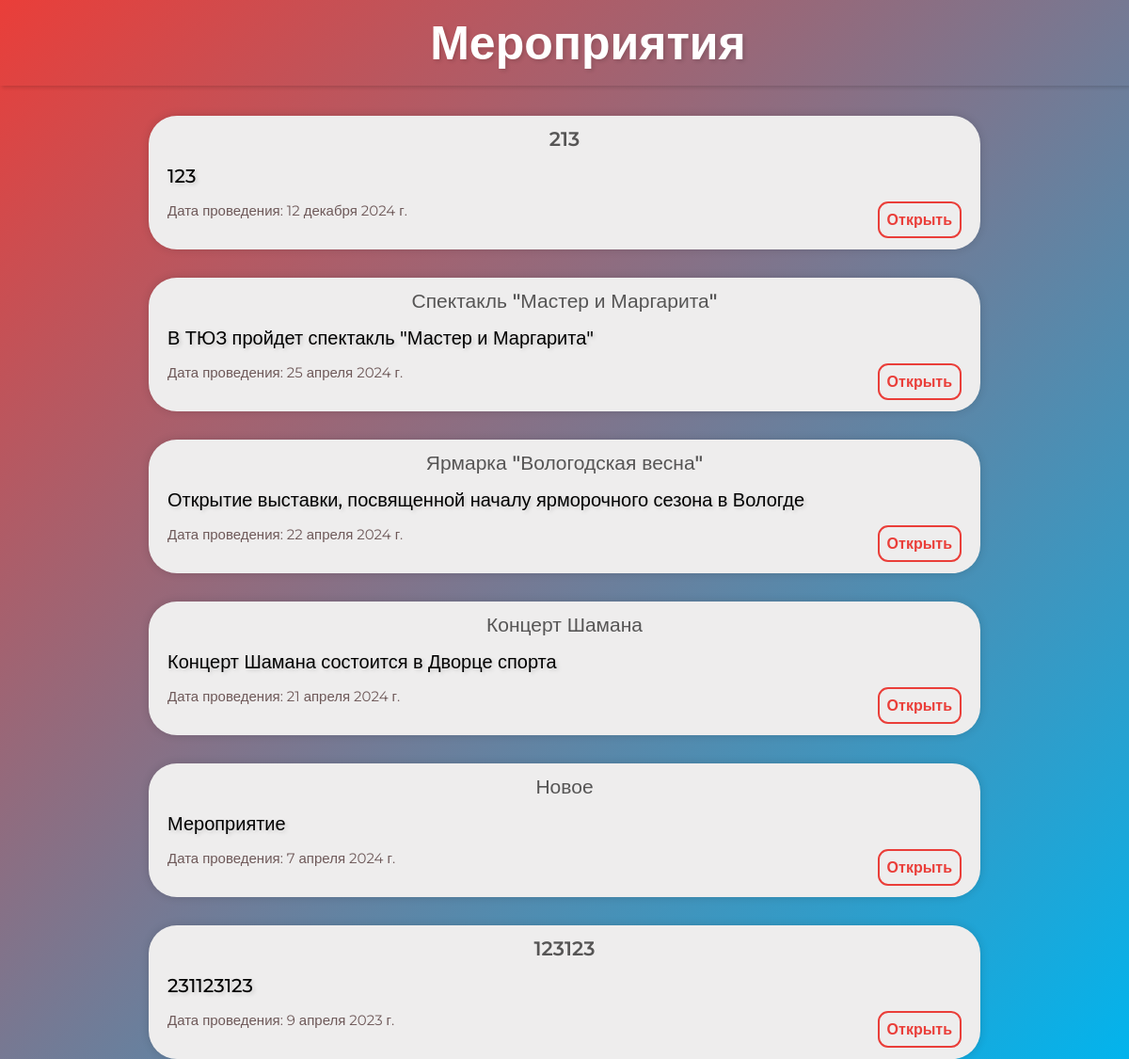
Before: /events (signed in) with the older database file.
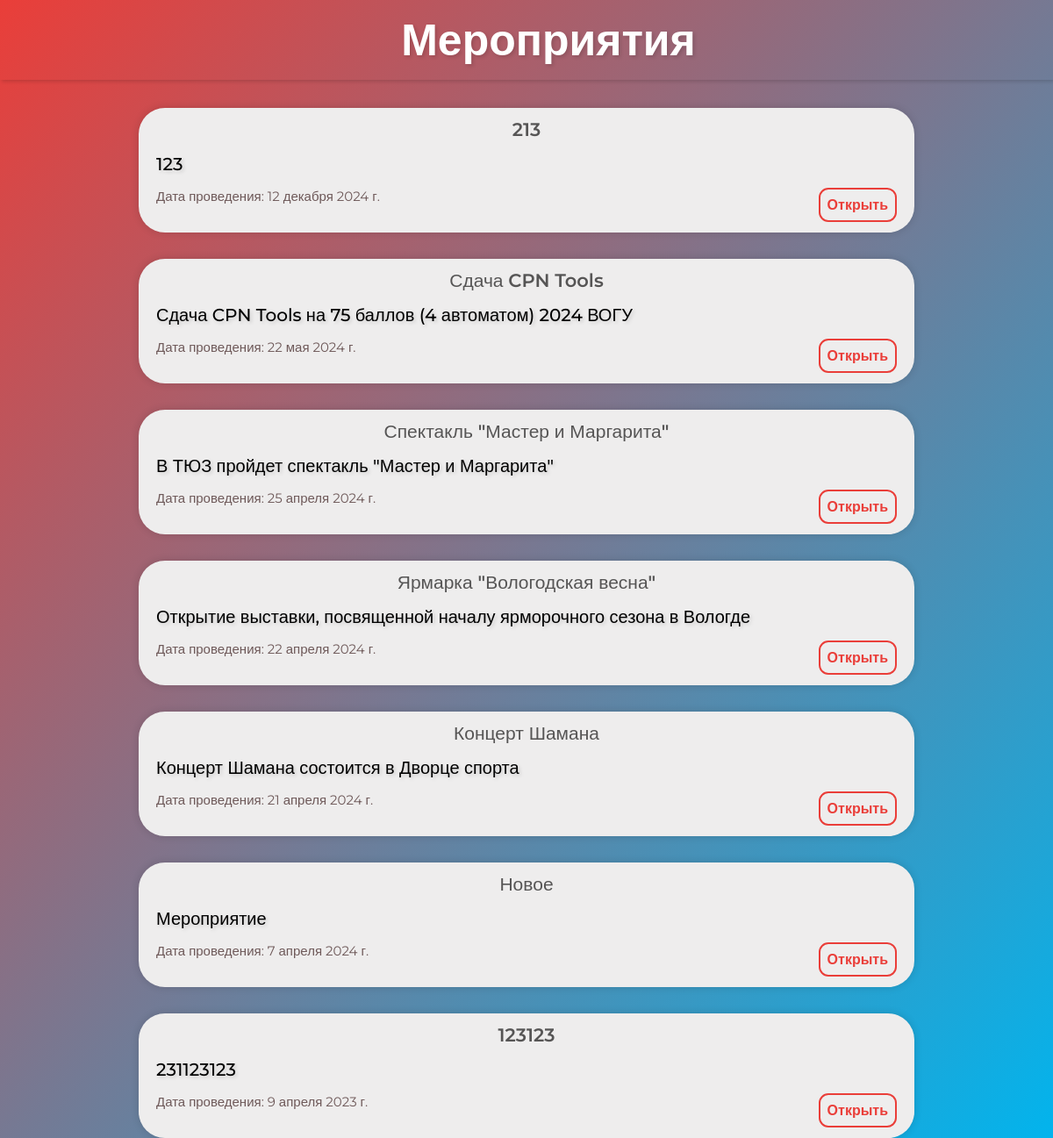
After: the same page with the newer database file.
### events/models.py (models this page shows, shortened)
class Events(models.Model):
    title = models.CharField('Название', max_length=155)
    description = models.CharField('Описание', max_length=250)
    full_text = models.TextField('Мероприятие')
    date = models.DateField('Дата мероприятия')
    class Meta:
        verbose_name = 'Мероприятие'
        verbose_name_plural = 'Мероприятия'

### events/views.py (the view)
# urls.py: path('', views.events, name='events'),
@login_required
def events(request):
    current_events = Events.objects.order_by('-date')
    return render(request, 'events/events.html', {'current_events': current_events})

### events/templates/events/events.html (shortened to what this page needs)
{% load static %}
<!DOCTYPE html>
<html lang="en">
<head>
    <link rel="stylesheet" type="text/css" href="{% static 'events/styles.css' %}">
</head>
<body>
    <h1 class="events-header">
        <div class="text-header">Мероприятия</div>
    </h1>
    <div class="events-list">
        {% for el in current_events %}
            <div class="block-event">
                <div class="title">{{ el.title }}</div>
                <div class="description">{{ el.description }}</div>
                <span class="date">Дата проведения: {{el.date}}</span>
                <a href="{% url 'event_detail' event_id=el.id %}" class="open-button">Открыть</a>
            </div>
        {% endfor %}
    </div>
</body>
</html>

Changed rows visible on the page:
added Events: title "Сдача CPN Tools", description "Сдача CPN Tools на 75 баллов (4 автоматом) 2024 ВОГУ", date "22 мая 2024 г."
